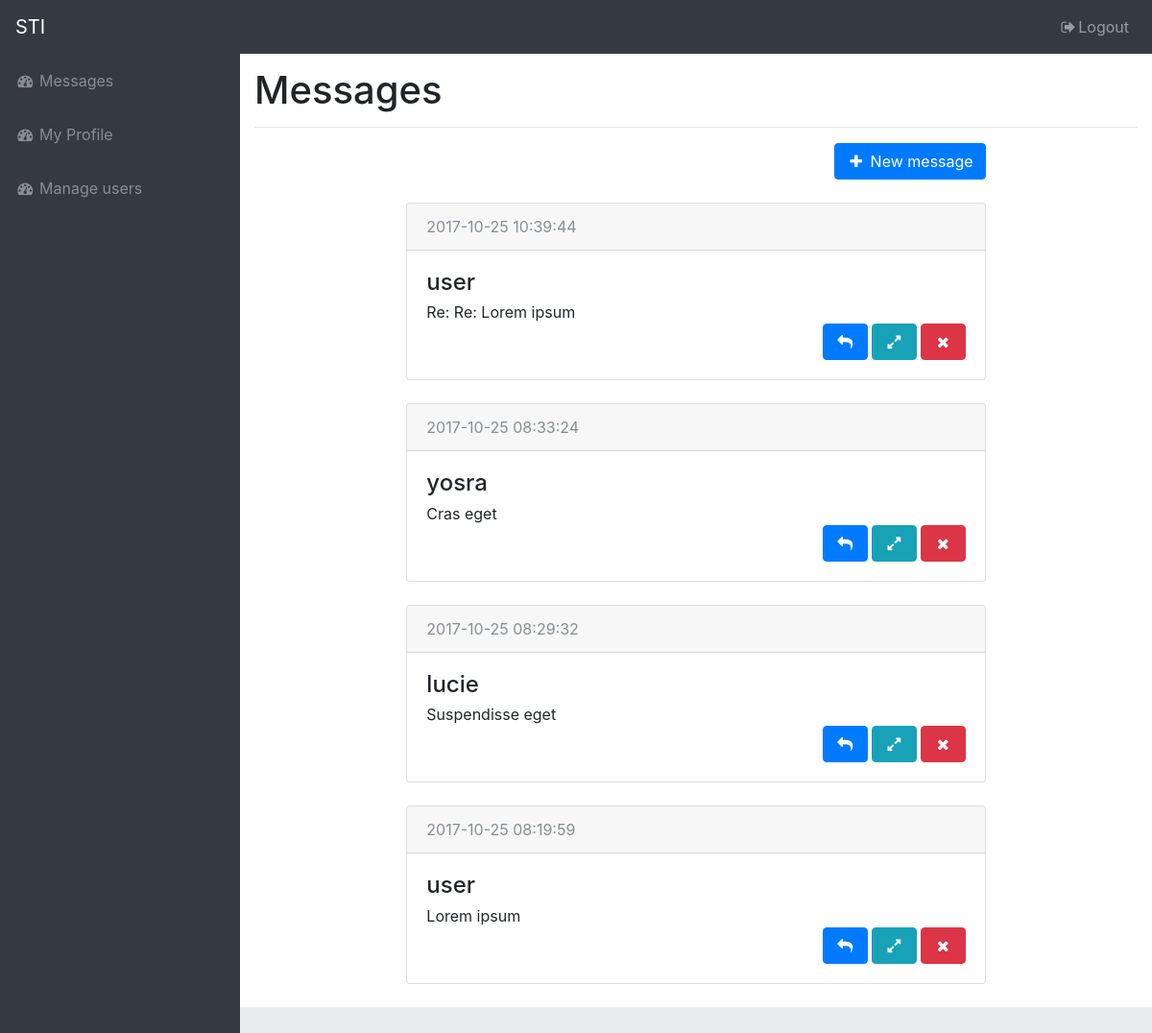
/views/messages.php (signed in), run on the app's committed database.
### tables this page shows
CREATE TABLE messages (
                    id INTEGER PRIMARY KEY AUTOINCREMENT, 
                    title TEXT, 
                    message TEXT, 
                    time TEXT,
		    sender INTEGER,
		    receiver INTEGER,
 		    FOREIGN KEY(sender) REFERENCES users(id),
		    FOREIGN KEY(receiver) REFERENCES users(id) );

### html/models/messages.php (called while the page is built, shortened)
<?php
function get_messages($user){
    $file_db = connect();
    $result = $file_db->prepare('SELECT messages.id, title, time, send.login as sender FROM messages JOIN users AS recv ON recv.id = messages.receiver JOIN users AS send ON send.id = messages.sender WHERE recv.login = ? ORDER BY time DESC');
    $result->execute(array($user));
    $data = $result->fetchAll();
    return $data;
}
?>

### html/views/messages.php (the view, shortened to what this page needs)
<?php
include_once('../models/messages.php');
$messages = get_messages($_SESSION['user']);
?>
<!DOCTYPE html>
<html lang="en">
<head>
  <link href="../../vendor/bootstrap/css/bootstrap.min.css" rel="stylesheet">
  <link href="../../vendor/font-awesome/css/font-awesome.min.css" rel="stylesheet" type="text/css">
  <link href="../../css/sb-admin.css" rel="stylesheet">
</head>
<body class="fixed-nav sticky-footer bg-dark" id="page-top">
    <?php include("../includes/nav_bar.php"); ?>
  <div class="content-wrapper">
    <div class="container-fluid">
      <div class="row">
        <div class="col-12">
	  <h1>Messages</h1>
	  <hr></hr>
	  <div class="row justify-content-center">
	    <div class="col-md-8">
              <form action="../views/write_message.php" >
	    	<button class="btn btn-primary float-right" type="submit"><i class="fa fa-fw fa-plus"></i> New message </button>
	      </form>
	    </div>
	  </div>
	  <?php if(count($messages) == 0){ ?>
	  <div class="row justify-content-center">
	    <div class="col-md-8">
		<div class= "alert alert-info" role="alert">You don't have any messages yet.</div>
	  </div>
	  <?php } else{foreach($messages as $message){ ?>
	  <div class="row justify-content-center">
	    <div class="col-md-8">
	      <div class="card">
  	        <div class="card-header text-muted">
                <?php echo $message['time'];?>
                </div>
                <div class="card-body">
    	          <h4 class="card-title"><?php echo $message['sender'];?></h4>
    	          <p class="card-subtitle"><?php echo $message['title'];?></p>
		  <span class="float-right">
	            <a href="write_message.php?reply_title=<?php echo $message['title'];?>&reply_to=<?php echo $message['sender'];?>" class="btn btn-primary">
		      <i class="fa fa-fw fa-reply" data-toggle="tooltip" data-original-title="Reply"></i>
		    </a>
     	            <a href="message_detail.php?id=<?php echo $message['id'];?>" class="btn btn-info">
		      <i class="fa fa-fw fa-expand" data-toggle="tooltip" data-original-title="Detail"></i>
		    </a>
		    <a href="../utils/delete_message.php?msg=<?php echo $message['id'];?>" class="btn btn-danger">
		      <i class="fa fa-fw fa-remove" data-toggle="tooltip" data-original-title="Delete"></i>
		    </a>
		  </span>
 	        </div>
	      </div><br/>
	    </div>
	  </div>
	<?php }} ?>
        </div>
      </div>
    </div>
  </div>
</body>
</html>

### html/includes/nav_bar.php
<nav class="navbar navbar-expand-lg navbar-dark bg-dark fixed-top" id="mainNav">
    <a class="navbar-brand" href="../index.php">STI</a>
    <div class="collapse navbar-collapse" id="navbarResponsive">
      <ul class="navbar-nav navbar-sidenav" id="exampleAccordion">
        <li data-original-title="Messages" class="nav-item" data-toggle="tooltip" data-placement="right" title="">
          <a class="nav-link" href="../views/messages.php">
            <i class="fa fa-fw fa-dashboard"></i>
            <span class="nav-link-text">Messages</span>
          </a>
        </li>
	<li data-original-title="My profile" class="nav-item" data-toggle="tooltip" data-placement="right" title="">
          <a class="nav-link" href="../views/profile.php">
            <i class="fa fa-fw fa-dashboard"></i>
            <span class="nav-link-text">My Profile</span>
          </a>
        </li>
	<?php if($_SESSION['role'] == 'admin'){ ?>
	<li data-original-title="Manage users" class="nav-item" data-toggle="tooltip" data-placement="right" title="">
          <a class="nav-link" href="../views/users.php">
            <i class="fa fa-fw fa-dashboard"></i>
            <span class="nav-link-text">Manage users</span>
          </a>
        </li>
    	<?php } ?>
      </ul>
      <ul class="navbar-nav ml-auto">
        <li class="nav-item">
          <a class="nav-link"  href="../utils/logout.php">
            <i class="fa fa-fw fa-sign-out"></i>Logout</a>
        </li>
      </ul>
    </div>
</nav>

### html/css/sb-admin.css (style rules this page uses)
html { position: relative; min-height: 100%; }
body { overflow-x: hidden; }
body.sticky-footer { margin-bottom: 56px; }
body.sticky-footer .content-wrapper { min-height: calc(100vh - 56px - 56px); }
body.fixed-nav { padding-top: 56px; }
.content-wrapper { min-height: calc(100vh - 56px); padding-top: 1rem; }
#mainNav .navbar-collapse { overflow: auto; max-height: 75vh; }
#mainNav .navbar-collapse .navbar-nav .nav-item .nav-link { cursor: pointer; }
@media (min-width: 992px) { #mainNav .navbar-brand { width: 250px; } }
@media (min-width: 992px) { #mainNav .navbar-collapse { overflow: visible; max-height: none; } }
@media (min-width: 992px) { #mainNav .navbar-collapse .navbar-sidenav { position: absolute; top: 0; left: 0; overflow-x: hidden; overflow-y: auto; -webkit-flex-direction: column; -ms-flex-direction: column; flex-direction: column; margin-top: 56px; } }
@media (min-width: 992px) { #mainNav .navbar-collapse .navbar-sidenav > .nav-item { width: 250px; padding: 0; } }
@media (min-width: 992px) { #mainNav .navbar-collapse .navbar-sidenav > .nav-item > .nav-link { padding: 1em; } }
@media (min-width: 992px) { #mainNav.fixed-top .navbar-sidenav { height: calc(100vh - 112px); } }
.content-wrapper { overflow-x: hidden; background: white; }
@media (min-width: 992px) { .content-wrapper { margin-left: 250px; } }
#mainNav.navbar-dark .navbar-collapse .navbar-sidenav > .nav-item > .nav-link { color: #868e96; }
@media (min-width: 992px) { #mainNav.navbar-dark .navbar-collapse .navbar-sidenav { background: #343a40; } }

### data on the page
messages: time "2017-10-25 10:39:44", sender "user", title "Re: Re: Lorem ipsum"
messages: time "2017-10-25 08:33:24", sender "yosra", title "Cras eget"
messages: time "2017-10-25 08:29:32", sender "lucie", title "Suspendisse eget"
messages: time "2017-10-25 08:19:59", sender "user", title "Lorem ipsum"
